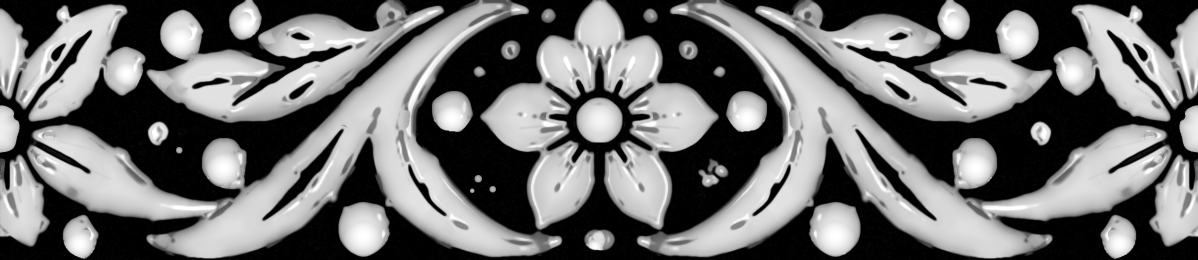
#> input picture maps/band_raster_src.png, 2396 x 520 px, found by its file name (shown at 1/2 size)
$ python build_map.py
#> lines starting #> are read from the running program, lines starting #| are printed output that depends on the picture; after the words box and inside, x2 and y2 are one past the last pixel; in counts of white or black regions, pixels touching at a corner belong together
"""Vector rebuild of the whole band map (periodic): potrace outlines + sub-pixel SDF bevel + per-shape interior denoise.
Same method as pilot_outline.py + pilot_interior.py, windowless: x wraps (period 2396), y edge-padded.
usage: python3 tools/vec/build_map.py [maps/band_raster_src.png = the old raster map, the build INPUT] [OUT=/tmp/vec/band_vec.png]  -> 16-bit 520x2396; then tools/wip_v3/wire.py OUT"""
import sys, os, time, cv2, numpy as np, potrace
from scipy import ndimage as ndi
SRC = sys.argv[1] if len(sys.argv) > 1 else 'maps/band_raster_src.png'
OUT = sys.argv[2] if len(sys.argv) > 2 else '/tmp/vec/band_vec.png'
PAD, UP, LP, MED = 40, 4, 1.0, 5
W = float(os.environ.get('W', 10.0))   # bevel width (map px). Mesh needs walls >= ~7 site px = 14 map px (see meshmap.py) when the cone step is skipped (MESH=0)
SM = float(os.environ.get('SM', 1.6)); OPTT = float(os.environ.get('OPTT', 0.5))   # SM = mask blur before trace (map px); OPTT = potrace opttolerance
ER = int(os.environ.get('ER', 3))
TAU, LOWS = float(os.environ.get('TAU', .30)), float(os.environ.get('LOWS', 11))   # TAU>0: soft-threshold interior detail (Hm - lowpass LOWS) = kills weak lumps, keeps strong veins/grooves
os.makedirs(os.path.dirname(OUT), exist_ok=True); t0 = time.time()
H0 = cv2.imread(SRC, -1).astype(np.float32)[:520] / 65535
#> H0: shape (520, 2396) float32; min 0, max 1, mean 0.435
Hw = np.pad(np.pad(H0, ((0, 0), (PAD, PAD)), mode='wrap'), ((PAD, PAD), (0, 0)), mode='edge')
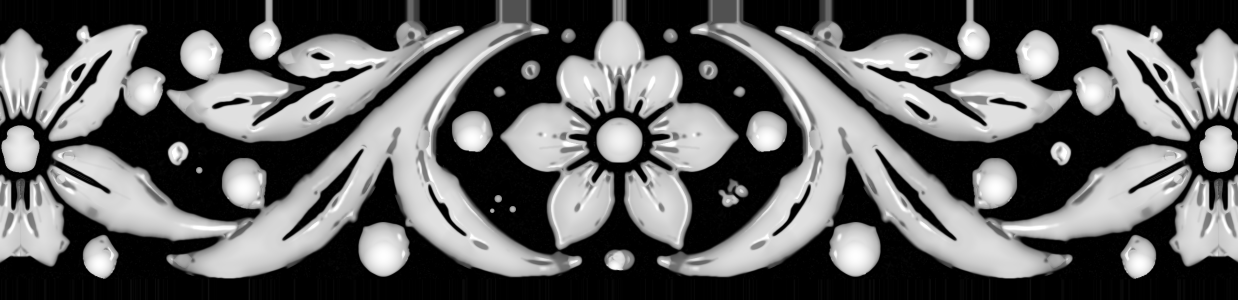
#> Hw: shape (600, 2476) float32 (shown at 1/2 size); min 0, max 1, mean 0.384
m0 = Hw > .3
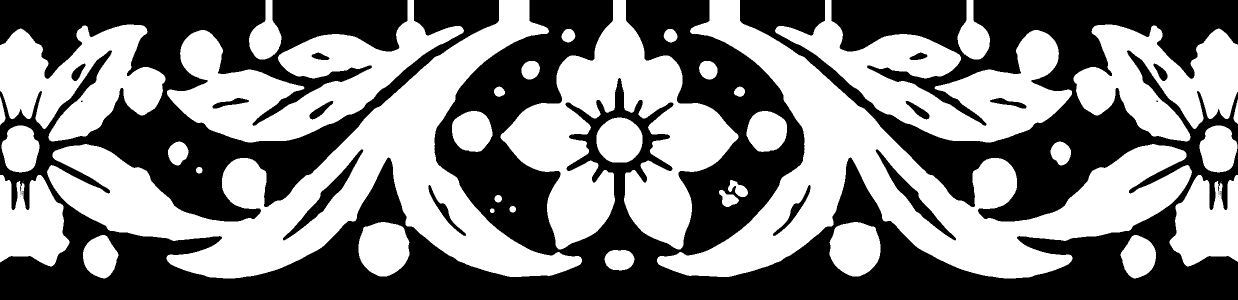
#> m0: shape (600, 2476) bool (shown at 1/2 size); 50.1% white; 27 black regions (14 under 20 px), largest, box (x1, y1, x2, y2) and area: (0, 0, 2476, 600) 727457, (566, 299, 727, 481) 3845, (1751, 299, 1912, 481) 3845
big = cv2.resize(ndi.gaussian_filter(m0.astype(np.float32), SM), None, fx=UP, fy=UP, interpolation=cv2.INTER_CUBIC) > .5
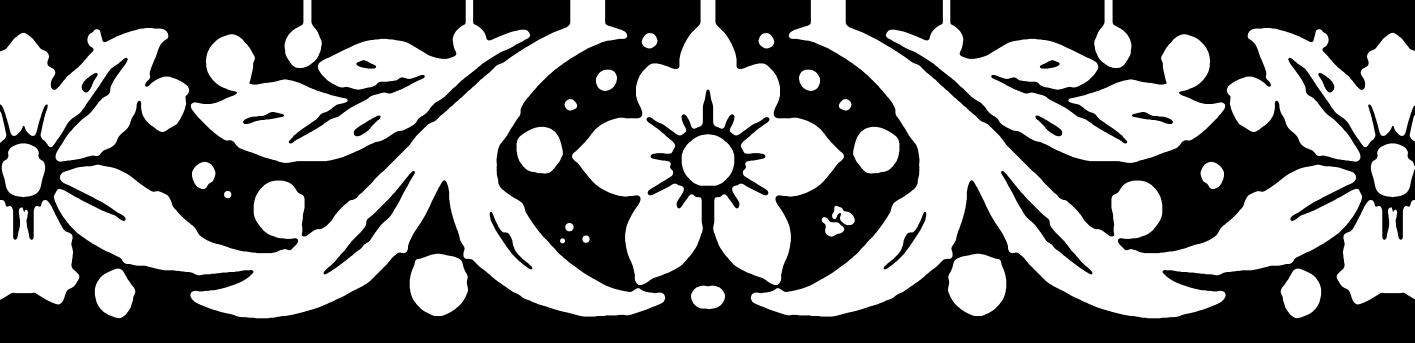
#> big: shape (2400, 9904) bool (shown at 1/7 size); 50.1% white; 13 black regions, largest, box (x1, y1, x2, y2) and area: (0, 0, 9904, 2400) 11642204, (2265, 1197, 2904, 1921) 61391, (7008, 1197, 7647, 1921) 61391
#> (the run stopped early here; a loop or call above may not have finished)

$ run again, with maps/band_height.png copied over maps/band_raster_src.png
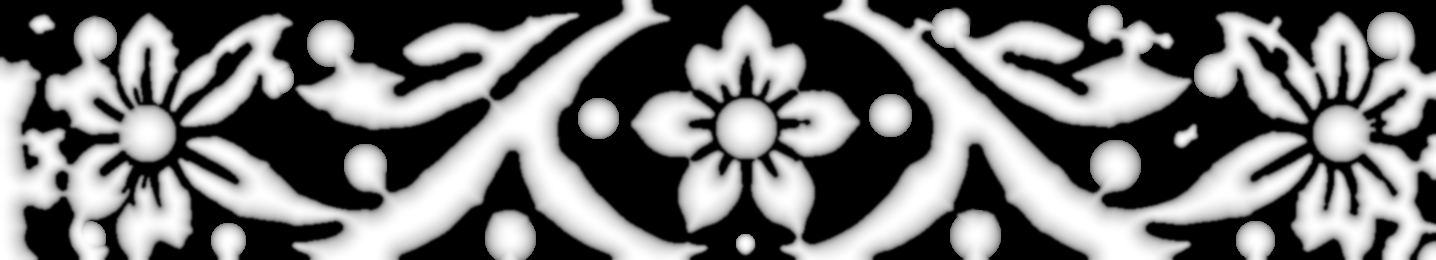
#> input picture maps/band_height.png, 1436 x 260 px, found by its file name
#> `m0 = Hw > .3`:
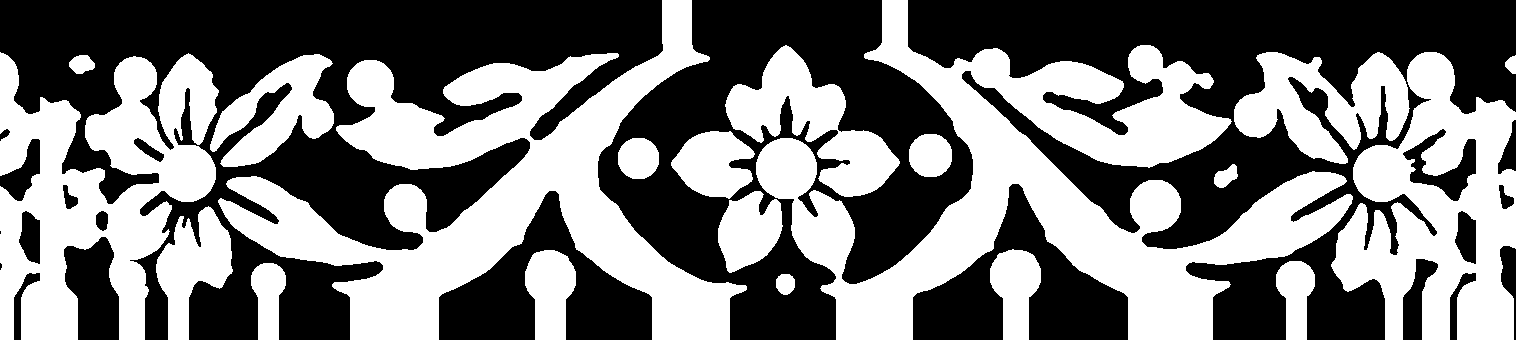
#> m0: shape (340, 1516) bool; 47.9% white; 20 white regions, largest, box (x1, y1, x2, y2) and area: (756, 0, 1353, 340) 67598, (218, 0, 747, 340) 59647, (0, 52, 219, 340) 34802
#> `big = cv2.resize(ndi.gaussian_filter(m0.astype(np.float32), SM), None,..`:
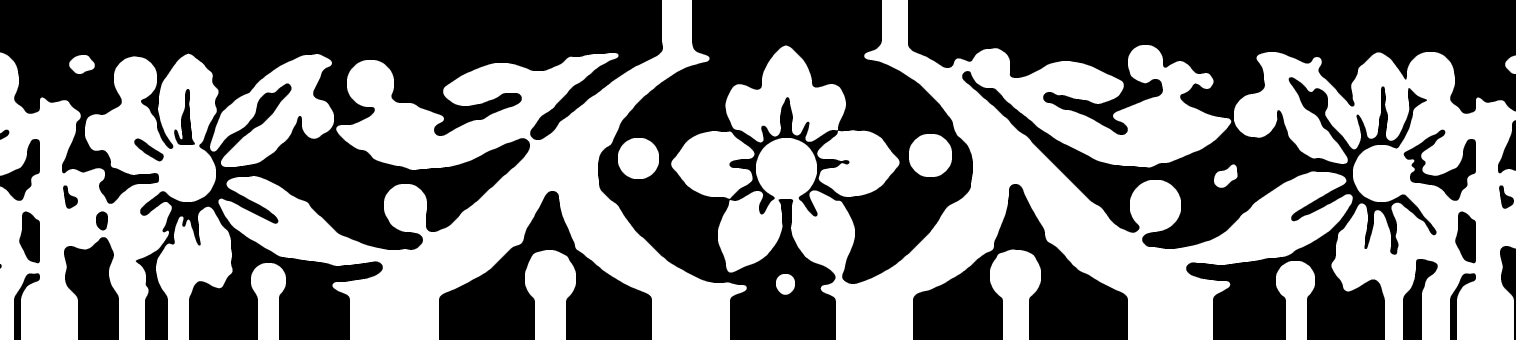
#> big: shape (1360, 6064) bool (shown at 1/4 size); 47.9% white; 19 white regions, largest, box (x1, y1, x2, y2) and area: (2872, 0, 5411, 1360) 1139545, (874, 0, 2987, 1360) 954398, (4936, 208, 6064, 1360) 643889

$ run again, with maps/band_period_v1.png copied over maps/band_raster_src.png
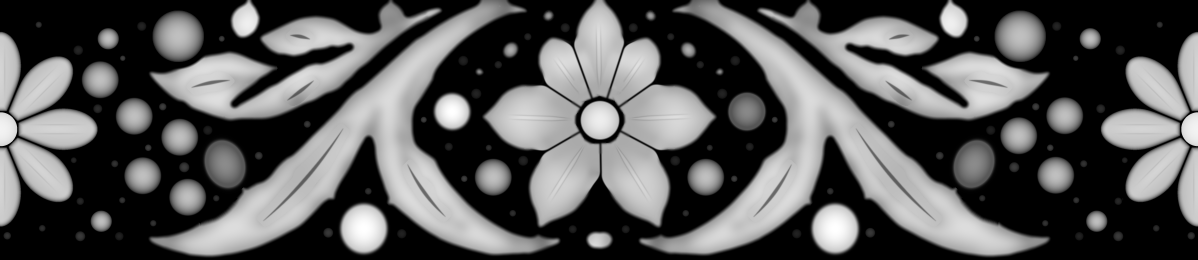
#> input picture maps/band_period_v1.png, 2396 x 520 px, found by its file name (shown at 1/2 size)
#> `m0 = Hw > .3`:
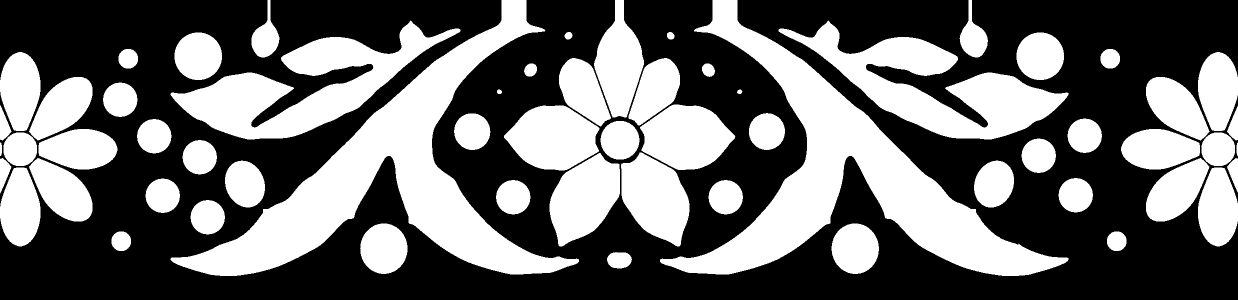
#> m0: shape (600, 2476) bool (shown at 1/2 size); 41.9% white; 61 white regions, largest, box (x1, y1, x2, y2) and area: (341, 0, 1158, 552) 106067, (1320, 0, 2137, 552) 106034, (341, 41, 921, 279) 48650
#> `big = cv2.resize(ndi.gaussian_filter(m0.astype(np.float32), SM), None,..`:
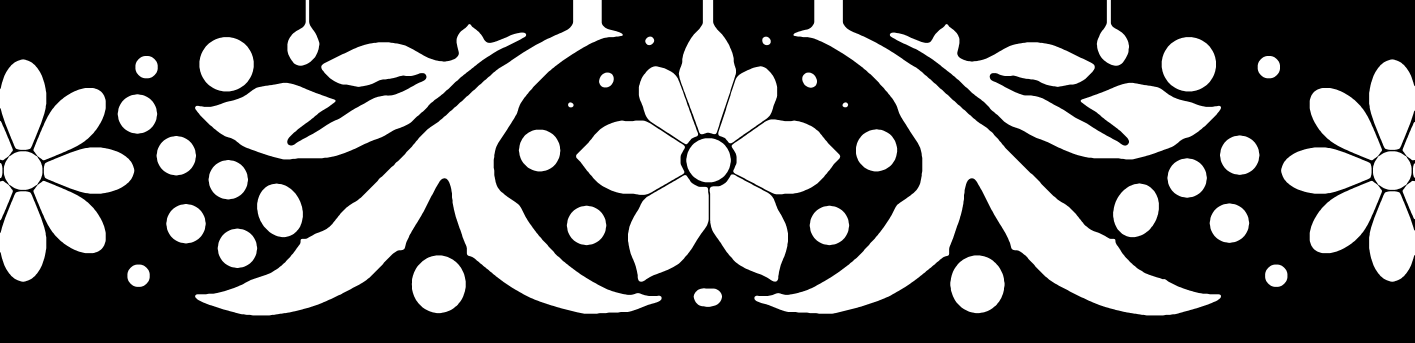
#> big: shape (2400, 9904) bool (shown at 1/7 size); 41.9% white; 61 white regions, largest, box (x1, y1, x2, y2) and area: (1366, 0, 4631, 2208) 1696978, (5281, 0, 8547, 2208) 1696449, (1366, 169, 3683, 1116) 778264
